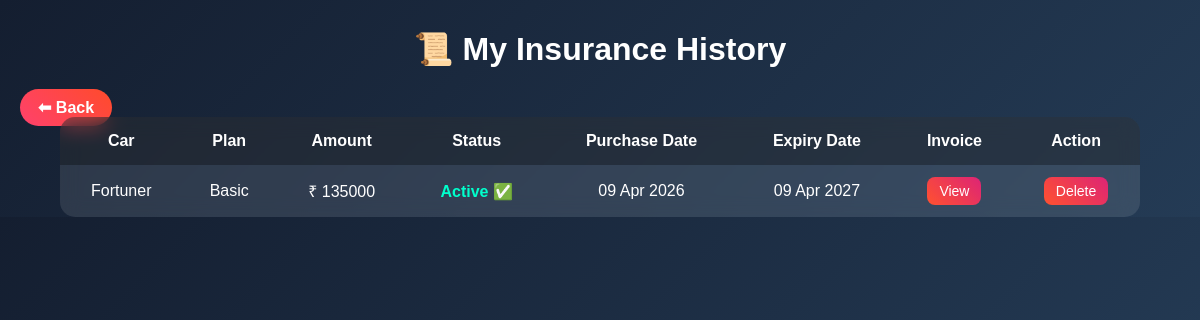
The page /core/insurance/history/ (signed in) on the database its author committed.
### core/models.py (models this page shows, shortened)
class Purchase(models.Model):
    user = models.ForeignKey(User, on_delete=models.CASCADE,null=True)
    car = models.ForeignKey('Car', on_delete=models.CASCADE,null=True)
    amount = models.IntegerField(null=True,blank=True)
    payment_id = models.CharField(max_length=200,null=True)
    status = models.CharField(max_length=50,null=True)
    date = models.DateTimeField(auto_now_add=True,null=True)
    is_insurance = models.BooleanField(default=False,null=True)
    insurance_plan = models.CharField(max_length=50, null=True, blank=True)
    created_at = models.DateTimeField(auto_now_add=True,null=True)
    expiry_date = models.DateField(null=True, blank=True)
    is_expired = models.BooleanField(default=False,null=True)

class Car(models.Model):
    FUEL_CHOICES = [
        ('petrol', 'Petrol'),
        ('diesel', 'Diesel'),
        ('cng', 'CNG'),
        ('electric', 'Electric'),
    ]
    TRANSMISSION_CHOICES = [
        ('manual', 'Manual'),
        ('automatic', 'Automatic'),
    ]
    MODEL_CHOICES = [
        ('EX', 'EX'),
        ('SX ', 'SX'),
        ('SX(O)', 'SX(O)'),
        ('S', 'S'),
    ]
    name = models.CharField(max_length=100)
    brand = models.CharField(max_length=100)
    model= models.CharField(max_length=100,null=True,choices=MODEL_CHOICES)
    fuel_type = models.CharField(max_length=20,null=True,choices=FUEL_CHOICES)
    price = models.IntegerField()
    mileage = models.FloatField(null=True)
    seats = models.IntegerField(null=True, blank=True)
    features = models.TextField(null=True, blank=True)
    year =models.IntegerField(null=True)
    transmission = models.CharField(max_length=20,null=True,choices=TRANSMISSION_CHOICES)
    description = models.TextField(null=True)
    image = models.ImageField(upload_to='cars/')

### core/views.py (the view)
# urls.py: path('insurance/history/', views.insurance_history, name='insurance_history'),
@login_required
def insurance_history(request):
    purchases = Purchase.objects.filter(
        user=request.user,
        is_insurance=True
    )
    for p in purchases:
        if p.expiry_date and p.expiry_date < timezone.now().date():
            if not p.is_expired:
                p.is_expired = True
                p.status = "Expired"
                p.save()
    return render(request, 'insurance/history.html', {
        'purchases': purchases
    })

### templates/insurance/history.html (shortened to what this page needs)
<!DOCTYPE html>
<html>
<head>
</head>
<body>
<h1>📜 My Insurance History</h1>
<a href="{% url 'dashboard' %}" class="back-btn">⬅ Back</a>
<div class="container">
{% if purchases %}
<table>
    <tr>
        <th>Car</th>
        <th>Plan</th>
        <th>Amount</th>
        <th>Status</th>
        <th>Purchase Date</th>
        <th>Expiry Date</th>
        <th>Invoice</th>
        <th>Action</th>
    </tr>
    {% for p in purchases %}
    <tr>
        <td>{{ p.car.name }}</td>
        <td>{{ p.insurance_plan }}</td>
        <td>₹ {{ p.amount }}</td>
        <td>
            {% if p.is_expired %}
                <span class="expired">Expired ❌</span>
            {% elif p.expiry_date %}
                {% if p.expiry_date|timeuntil <= "3 days" %}
                    <span class="warning">Expiring Soon ⚠️</span>
                {% else %}
                    <span class="active">Active ✅</span>
                {% endif %}
            {% else %}
                <span class="active">{{ p.status }}</span>
            {% endif %}
        </td>
        <td>{{ p.created_at|date:"d M Y" }}</td>
        <td>
            {% if p.expiry_date %}
                {{ p.expiry_date|date:"d M Y" }}
            {% else %}
                -
            {% endif %}
        </td>
        <td>
            <a href="{% url 'insurance_invoice' p.id %}" class="btn">
                View
            </a>
        </td>
        <td>
            <a href="{% url 'delete_insurance' p.id %}"
               class="btn delete-btn"
               onclick="return confirm('Are you sure you want to delete?')">
                Delete
            </a>
        </td>
    </tr>
    {% endfor %}
</table>
{% else %}
<div class="empty">
    🚫 No Insurance Purchased Yet
</div>
{% endif %}
</div>
</body>
</html>

### templates/insurance/history.html (style rules this page uses)
body { margin: 0; font-family: 'Poppins', sans-serif; background: linear-gradient(135deg, #141e30, #243b55); color: white; }
h1 { text-align: center; margin: 30px 0; }
.container { width: 90%; margin: auto; }
table { width: 100%; border-collapse: collapse; background: rgba(255,255,255,0.1); backdrop-filter: blur(10px); border-radius: 15px; overflow: hidden; }
th, td { padding: 15px; text-align: center; }
th { background: rgba(0,0,0,0.3); }
tr { transition: 0.3s; }
.active { color: #00ffcc; font-weight: bold; }
.btn { padding: 6px 12px; border-radius: 8px; text-decoration: none; color: white; background: linear-gradient(45deg, #ff512f, #dd2476); font-size: 14px; }
.back-btn { background: linear-gradient(45deg,#ff416c,#ff4b2b); padding:10px 18px; border-radius:20px; text-decoration:none; color:white; font-weight:bold; transition:0.3s; margin-left:20px; }

### rows shown on the page
Purchase: car.name "Fortuner", insurance_plan "Basic", amount "135000", is_expired "Active ✅", created_at "09 Apr 2026", expiry_date "09 Apr 2027"
